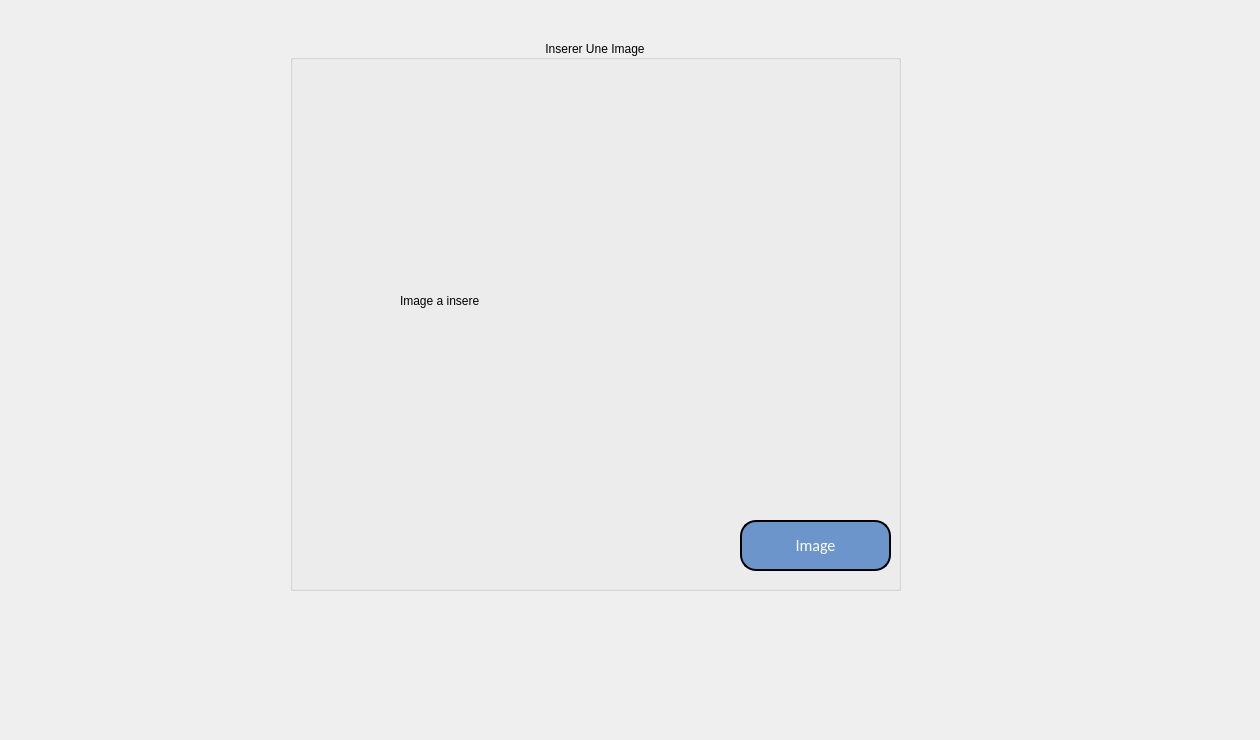
      <widget class="QWidget" name="tab_13">
       <attribute name="title">
        <string>Insersion Image</string>
       </attribute>
       <widget class="QLabel" name="label_70">
        <property name="geometry">
         <rect>
          <x>-40</x>
          <y>-10</y>
          <width>1251</width>
          <height>731</height>
         </rect>
        </property>
        <property name="text">
         <string/>
        </property>
        <property name="pixmap">
         <pixmap resource="resource.qrc">:/image/wt.jpg</pixmap>
        </property>
       </widget>
       <widget class="QGroupBox" name="groupBox_22">
        <property name="geometry">
         <rect>
          <x>290</x>
          <y>40</y>
          <width>611</width>
          <height>551</height>
         </rect>
        </property>
        <property name="autoFillBackground">
         <bool>true</bool>
        </property>
        <property name="styleSheet">
         <string notr="true">font: 75 20pt &quot;Script MT Bold&quot;;</string>
        </property>
        <property name="title">
         <string>Inserer Une Image</string>
        </property>
        <property name="alignment">
         <set>Qt::AlignCenter</set>
        </property>
        <widget class="QPushButton" name="pushButton_supprimer_3">
         <property name="geometry">
          <rect>
           <x>450</x>
           <y>480</y>
           <width>151</width>
           <height>51</height>
          </rect>
         </property>
         <property name="autoFillBackground">
          <bool>false</bool>
         </property>
         <property name="styleSheet">
          <string notr="true"> border: 2px solid black;
border-radius: 10px;
  color: white;
  padding: 10px;
  text-align: center;
  
font-family:calibri;
  display: inline-block;
  font-size: 16px;
 
  border-radius : 16px;
background-color:rgb(108, 149, 203)</string>
         </property>
         <property name="text">
          <string>Image</string>
         </property>
        </widget>
        <widget class="QLabel" name="imageI">
         <property name="geometry">
          <rect>
           <x>110</x>
           <y>70</y>
           <width>411</width>
           <height>381</height>
          </rect>
         </property>
         <property name="text">
          <string>Image a insere</string>
         </property>
        </widget>
       </widget>
      </widget>
